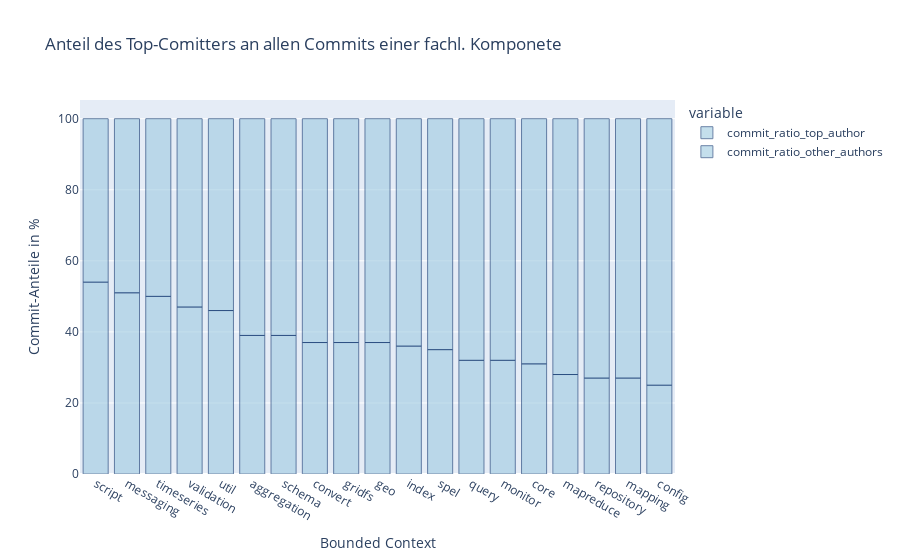

Notebook source saved alongside this figure:
### Code cell
# BC, CommitCountByBC, TopAuthor, CommitCountByTopAuthor, CommitRatio
commitRatioForBc = %cypher MATCH (a:Author)-[:COMMITTED]->(c:Commit)-[:CONTAINS_CHANGE]->(:Change)-[]->(f:Git:File), \
                                (f)<-[:HAS_SOURCE]-(:Type:Java)<-[:CONTAINS]-(bC:BoundedContext) \
                                WHERE NOT c:Merge \
                                WITH bC.name AS BoundedContext, count(DISTINCT c) AS TotalCommitCount, a.name AS Author \
                                ORDER BY TotalCommitCount DESC \
                                WITH DISTINCT BoundedContext, sum(TotalCommitCount) AS CommitCountByBC, collect(Author)[..1] AS TopAuthorList, collect(TotalCommitCount)[..1] AS CommitCountByTopAuthorList \
                                UNWIND CommitCountByTopAuthorList AS CommitCountByTopAuthor \
                                UNWIND TopAuthorList AS TopAuthor \
                                RETURN BoundedContext, CommitCountByBC, TopAuthor, CommitCountByTopAuthor, (100*CommitCountByTopAuthor/CommitCountByBC) AS CommitRatio \
                                ORDER BY CommitRatio DESC

commitRatioForBc_df = commitRatioForBc.get_dataframe()
print(commitRatioForBc)

commit_ratio_other_authors_list = []
for i, row in commitRatioForBc_df.iterrows():
    commit_ratio_other_authors = 100 - row['CommitRatio']
    commit_ratio_other_authors_list.append(commit_ratio_other_authors)

data = dict()
data['bounded_context'] = commitRatioForBc_df['BoundedContext']
data['commit_ratio_top_author'] = commitRatioForBc_df['CommitRatio']
data['commit_ratio_other_authors'] = commit_ratio_other_authors_list


df = pandas.DataFrame(data=data)
fig = px.bar(df, x='bounded_context', y=['commit_ratio_top_author', 'commit_ratio_other_authors'],
             title='Anteil des Top-Comitters an allen Commits einer fachl. Komponete', labels={'bounded_context': 'Bounded Context', 'value': 'Commit-Anteile in %'})
fig.update_traces(marker_color='rgb(158,202,225)', marker_line_color='rgb(8,48,107)',
                  marker_line_width=1, opacity=0.6)
fig.show()

### Figure 1 — Plotly figure (JSON) as saved in the notebook; plotly's stock layout.template omitted (floating-point values rounded to 4 significant figures)
{"data": [{"alignmentgroup": "True", "hovertemplate": "variable=commit_ratio_top_author<br>Bounded Context=%{x}<br>Commit-Anteile in %=%{y}<extra></extra>", "legendgroup": "commit_ratio_top_author", "marker": {"color": "rgb(158,202,225)", "line": {"color": "rgb(8,48,107)", "width": 1}, "pattern": {"shape": ""}}, "name": "commit_ratio_top_author", "offsetgroup": "commit_ratio_top_author", "opacity": 0.6, "orientation": "v", "showlegend": true, "textposition": "auto", "type": "bar", "x": ["script", "messaging", "timeseries", "validation", "util", "aggregation", "schema", "convert", "gridfs", "geo", "index", "spel", "query", "monitor", "core", "mapreduce", "repository", "mapping", "config"], "xaxis": "x", "y": [54, 51, 50, 47, 46, 39, 39, 37, 37, 37, 36, 35, 32, 32, 31, 28, 27, 27, 25], "yaxis": "y"}, {"alignmentgroup": "True", "hovertemplate": "variable=commit_ratio_other_authors<br>Bounded Context=%{x}<br>Commit-Anteile in %=%{y}<extra></extra>", "legendgroup": "commit_ratio_other_authors", "marker": {"color": "rgb(158,202,225)", "line": {"color": "rgb(8,48,107)", "width": 1}, "pattern": {"shape": ""}}, "name": "commit_ratio_other_authors", "offsetgroup": "commit_ratio_other_authors", "opacity": 0.6, "orientation": "v", "showlegend": true, "textposition": "auto", "type": "bar", "x": ["script", "messaging", "timeseries", "validation", "util", "aggregation", "schema", "convert", "gridfs", "geo", "index", "spel", "query", "monitor", "core", "mapreduce", "repository", "mapping", "config"], "xaxis": "x", "y": [46, 49, 50, 53, 54, 61, 61, 63, 63, 63, 64, 65, 68, 68, 69, 72, 73, 73, 75], "yaxis": "y"}], "layout": {"barmode": "relative", "legend": {"title": {"text": "variable"}, "tracegroupgap": 0}, "title": {"text": "Anteil des Top-Comitters an allen Commits einer fachl. Komponete"}, "xaxis": {"anchor": "y", "domain": [0, 1], "title": {"text": "Bounded Context"}}, "yaxis": {"anchor": "x", "domain": [0, 1], "title": {"text": "Commit-Anteile in %"}}}}
